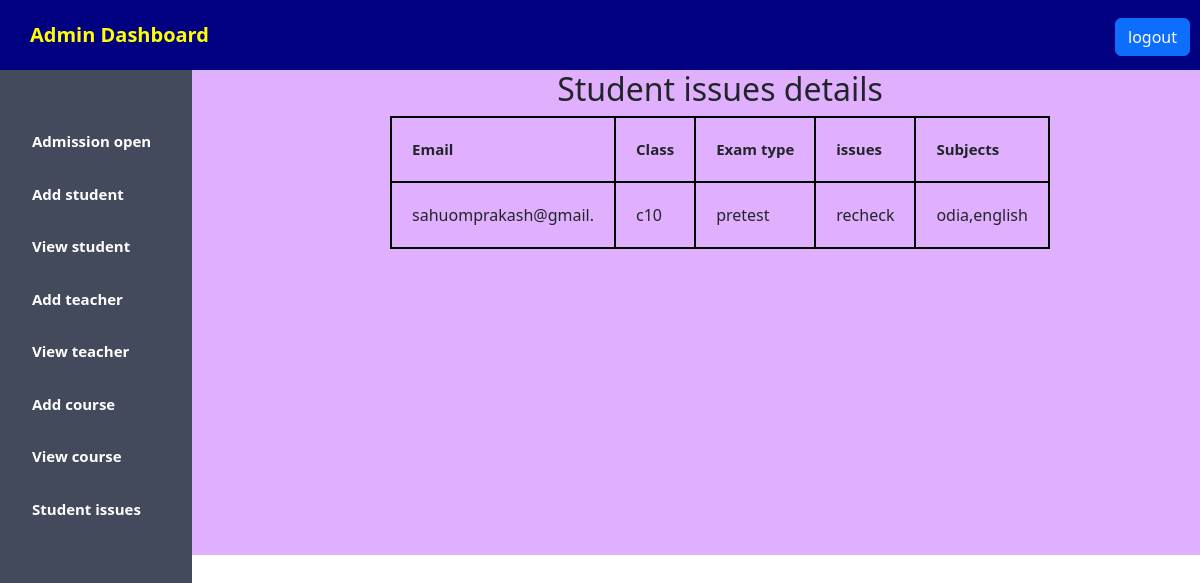
/show_result.php (signed in), run on the app's committed database.
### tables this page shows
CREATE TABLE `stdissues` (
  `Id` int(10) NOT NULL,
  `email` varchar(20) NOT NULL,
  `class` varchar(10) NOT NULL,
  `exam` varchar(20) NOT NULL,
  `issues` varchar(20) NOT NULL,
  `subject` varchar(30) NOT NULL
);

### show_result.php (the view, shortened to what this page needs)
<?php
$host="localhost";
$user="root";
$password="";
$db="schoolproject2";
$con=mysqli_connect($host,$user,$password,$db);
$sql="SELECT * FROM stdissues";
$result=mysqli_query($con,$sql);
?>
<!DOCTYPE html>
<html lang="en">
<head>
    <link href="https://cdn.jsdelivr.net/npm/bootstrap@5.3.0/dist/css/bootstrap.min.css" rel="stylesheet">
</head>
<body>
    <header class="header">
        <a href="">Admin Dashboard</a>
        <div class="logout">
            <a href="logout.php" class="btn btn-primary">logout</a>
        </div>
    </header>
    <aside>
        <ul>
            <li>
                <a href="admission_display.php">Admission open</a>
            </li>
            <li>
                <a href="add_student.php">Add student</a>
            </li>
            <li>
                <a href="view_student.php">View student</a>
            </li>
            <li>
                <a href="add_teacher.php">Add teacher</a>
            </li>
            <li>
                <a href="view_teacher.php">View teacher</a>
            </li>
            <li>
                <a href="add_course.php">Add course</a>
            </li>
            <li>
                <a href="course_form.php">View course</a>
            </li>
            <li>
                <a href="show_result.php">Student issues</a>
            </li>
        </ul>
    </aside>
<div class="content">
<center>
<h2>Student issues details</h2>
<div>
    <table>
        <tr>
            <th style="padding: 20px; font-size:15px">Email</th>
            <th style="padding: 20px; font-size:15px">Class</th>
            <th style="padding: 20px; font-size:15px">Exam type</th>
            <th style="padding: 20px; font-size:15px">issues</th>
            <th style="padding: 20px; font-size:15px">Subjects</th>
        </tr>
        <?php
        while($rows=$result->fetch_assoc())
        {
        ?>
        <tr>
            <td style="padding: 20px;"><?php echo "{$rows['email']}";  ?></td>
            <td style="padding: 20px;"><?php echo "{$rows['class']}";  ?></td>
            <td style="padding: 20px;"><?php echo "{$rows['exam']}";  ?></td>
            <td style="padding: 20px;"><?php echo "{$rows['issues']}";  ?></td>
            <td style="padding: 20px;"><?php echo "{$rows['subject']}";  ?></td>
        </tr>
        <?php
        }
        ?>
    </table>
</div>
</center>
 </div>
</body>
</html>

### show_result.php (style rules this page uses)
* { margin: 0; padding: 0; }
.header { background-color: #000080; color: black; line-height: 70px; padding-left: 30px; font-weight: bold; font-size: 20px; }
a,a:hover { text-decoration: none; color: yellow; }
.logout { float: right; padding-right: 10px; }
ul { background-color: #424a5b; width: 16%; height: 100%; position: fixed; padding-top: 5%; }
ul li { list-style: none; padding-bottom: 30px; font-size: 15px; }
ul li a { color: white; font-weight: bold; }
.content { padding-left: 20%; background-color: rgb(224,176,255); padding-bottom: 100px; height: 485px; }
table, th, td { border: 2px solid black; border-collapse: collapse; }

### data on the page
stdissues: email "sahuomprakash@gmail.", class "c10", exam "pretest", issues "recheck", subject "odia,english"
